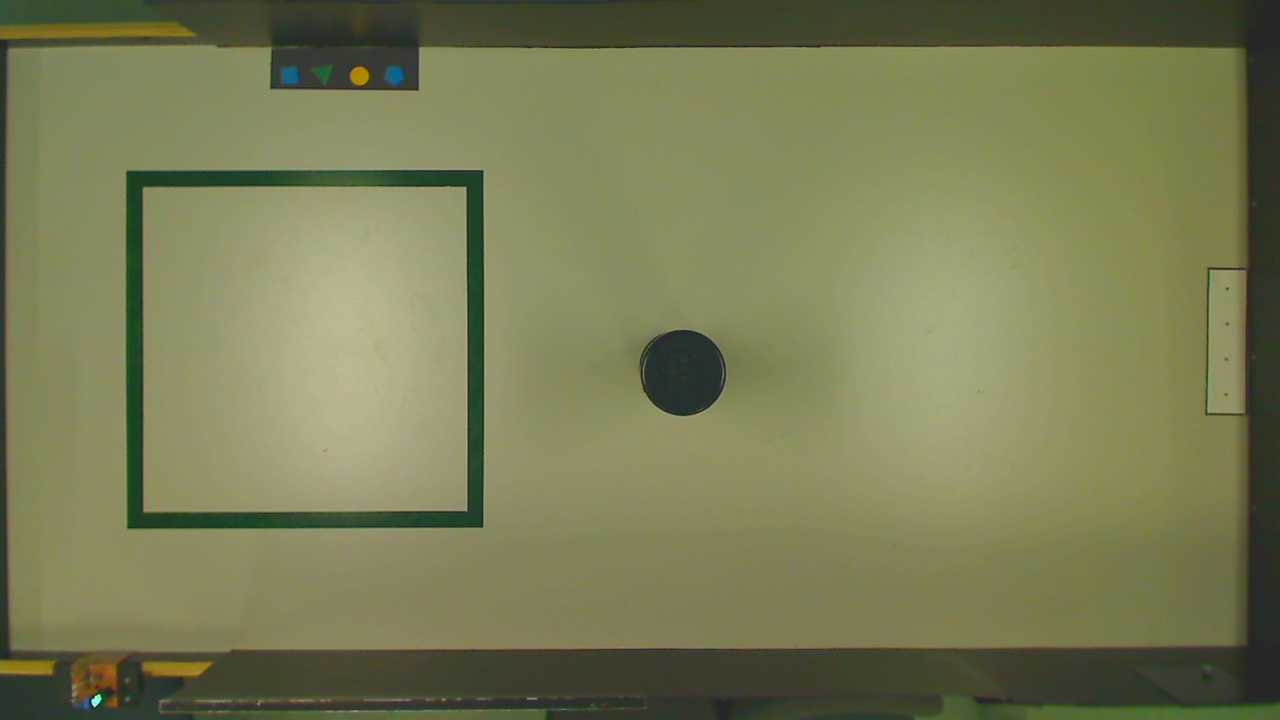
#> input picture tests/Domain/OneObstacle/picture_3_1280_720_rip0.jpg, 1280 x 720 px; its folder holds only this picture in this run
$ python -i 1ObstacleDetectionTest.py   (imports and definitions only)
#> lines starting #> are read from the running program, lines starting #| are printed output that depends on the picture; after the words box and inside, x2 and y2 are one past the last pixel; in counts of white or black regions, pixels touching at a corner belong together
import unittest
import cv2
import os
from Domain.ObstaclesDetector import ObstaclesDetector
from Domain.HSVColorsAndConfig import *
from os import listdir, path
from os.path import isfile, join


class LocalDirectoryImageRepository():

    def __init__(self, directory_path: str):
#> further down, picture is the input picture: shape (720, 1280, 3); mean B, G, R 84.6, 123.6, 121.2
        self.directory = directory_path
        self.files = [f for f in listdir('.') if isfile(join(self.directory, f))]
        self.current_file = path.basename(self.files[0])
        self.files.sort()

    # [8 lines left out: function get_next_image, not called in this run]

    def get_current_file(self):
        return self.current_file

    def more_images(self):
        return self.files


TRAINING_DATA_DIRECTORY = ""
test_data = LocalDirectoryImageRepository(TRAINING_DATA_DIRECTORY)

def table (image):
    cimage=cv2.cvtColor(image.copy(), cv2.COLOR_BGR2HSV)
#> cimage: shape (720, 1280, 3); mean H, S, V 33.2, 83.3, 124.8
    mask = cv2.inRange(cimage, LOWER_BLACK_HSV, UPPER_BLACK_HSV)
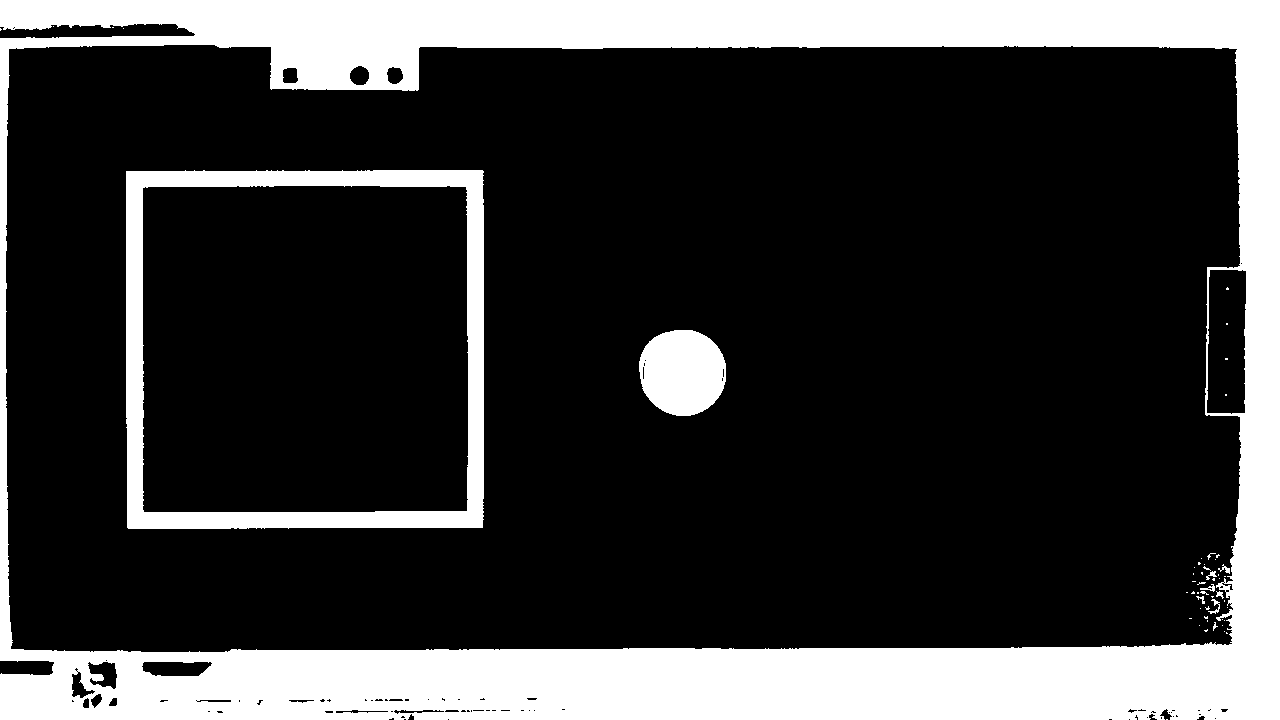
#> mask: shape (720, 1280); 22.9% white; 54 white regions (45 under 20 px), largest, box (x1, y1, x2, y2) and area: (0, 0, 1280, 720) 182266, (126, 170, 484, 529) 22516, (639, 330, 726, 416) 5954
    kernel = cv2.getStructuringElement(cv2.MORPH_RECT, ksize=(3, 3))
    mask = cv2.morphologyEx(mask, cv2.MORPH_OPEN, kernel=kernel)
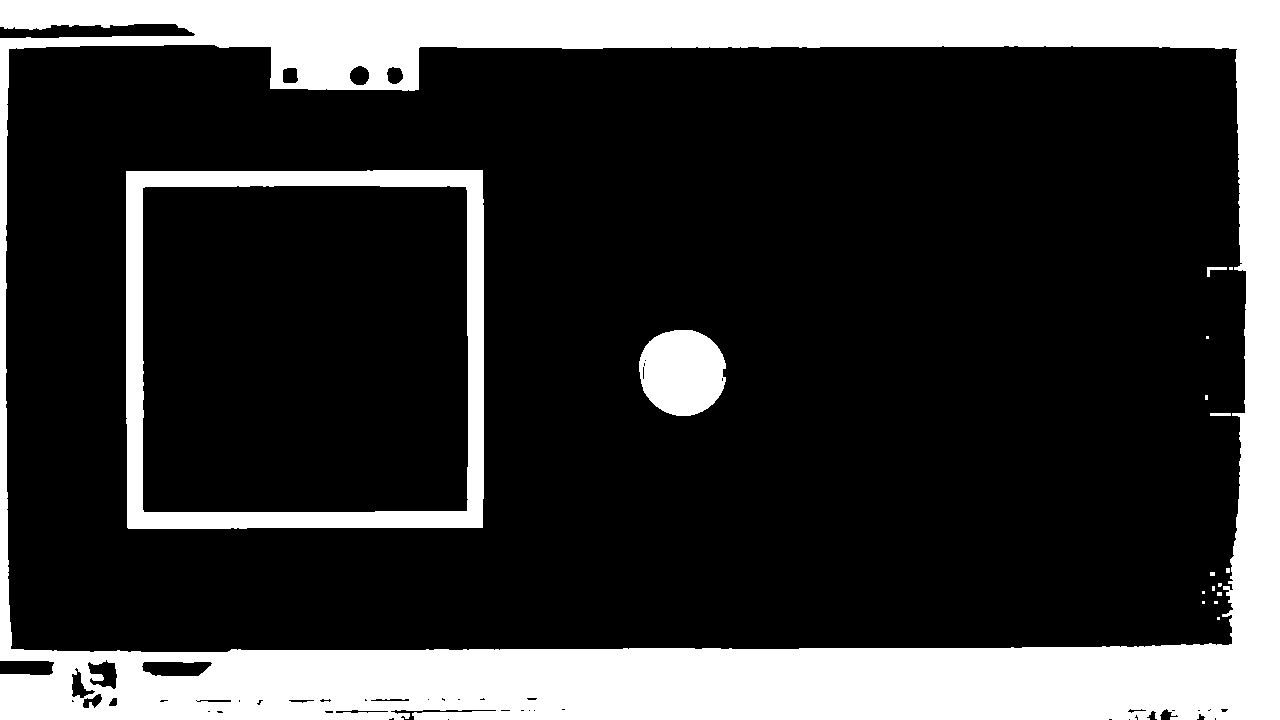
#> mask: shape (720, 1280); 22.8% white; 17 white regions (9 under 20 px), largest, box (x1, y1, x2, y2) and area: (0, 0, 1280, 720) 181447, (126, 170, 484, 529) 22436, (639, 330, 726, 416) 5937
    mask = cv2.morphologyEx(mask, cv2.MORPH_CLOSE, kernel=kernel, iterations=3)
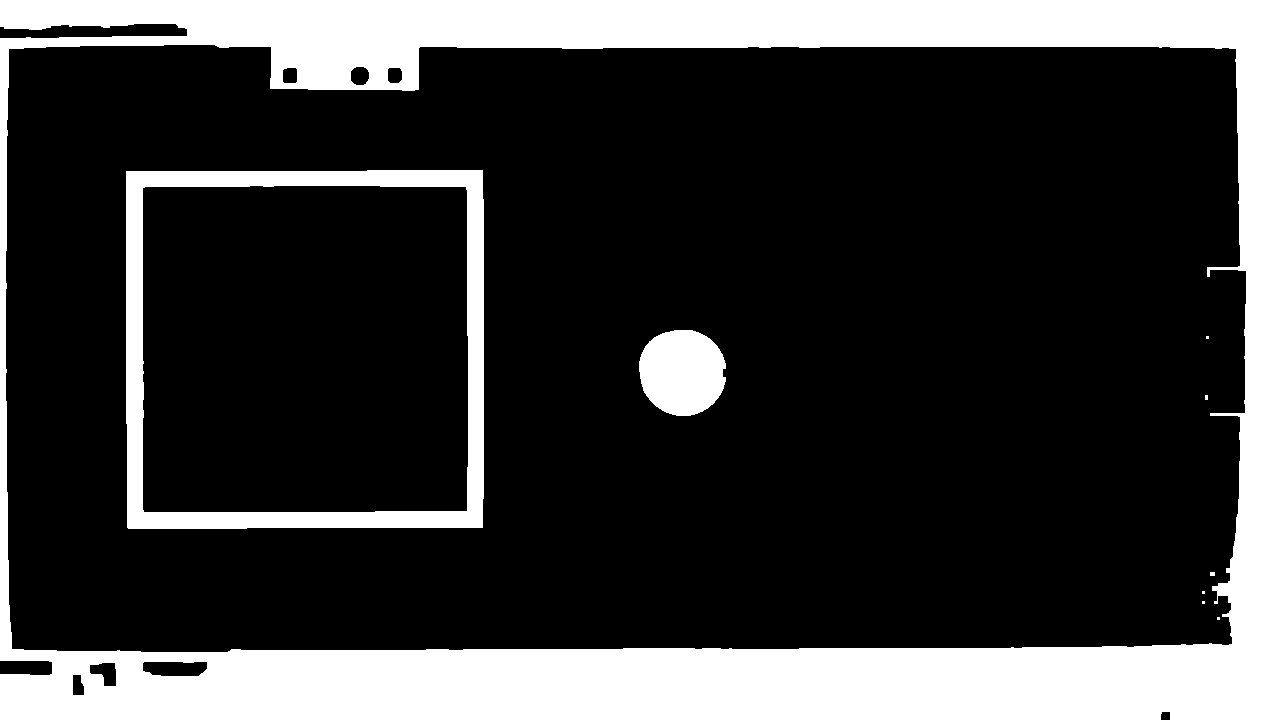
#> mask: shape (720, 1280); 23% white; 9 white regions (5 under 20 px)
    contours, hierarchy = cv2.findContours(mask, cv2.RETR_LIST, cv2.CHAIN_APPROX_SIMPLE)
#> contours = 17 contours, 6 with area under 20; largest, box (x1, y1, x2, y2) and area: (0, 0, 1280, 720) 916652, (5, 44, 1247, 653) 735517, (126, 170, 484, 529) 127167, (142, 185, 469, 513) 106065, (639, 330, 726, 416) 5830
    contours = sorted(contours, key=cv2.contourArea, reverse=True)[:5]
#> contours = 5 contours; box (x1, y1, x2, y2) and area: (0, 0, 1280, 720) 916652, (5, 44, 1247, 653) 735517, (126, 170, 484, 529) 127167, (142, 185, 469, 513) 106065, (639, 330, 726, 416) 5830
    found = False
    for c in contours:
        contour_length = cv2.arcLength(c, True)
        polygon_points = cv2.approxPolyDP(c, 0.02 * contour_length, True)
        area = cv2.contourArea(polygon_points)
        if area >= MIN_TABLE_AREA and area < MAX_TABLE_AREA:
            x, y, w, h = cv2.boundingRect(polygon_points)
            return x,y,w,h
#> this loop made 2 passes
#> (contour_length, polygon_points, area, x, y, w, h) on pass 2: (3992.3, [[8, 49], [1235, 48], [1232, 643], [12, 649]], 731043, 8, 48, 1228, 602)

    if found ==False:
        print("TwoObstacle")


class OneObstacleTest(unittest.TestCase):
    # [17 lines left out: function testmain, not called in this run]


# [2 lines not run here, left out]

>>> import cv2
>>> picture = cv2.imread('picture_3_1280_720_rip0.jpg')
>>> result = table(picture)
#> result = (8, 48, 1228, 602)

$ run again, on tests/Domain/OneObstacle/picture_3_1280_720_rip1.jpg
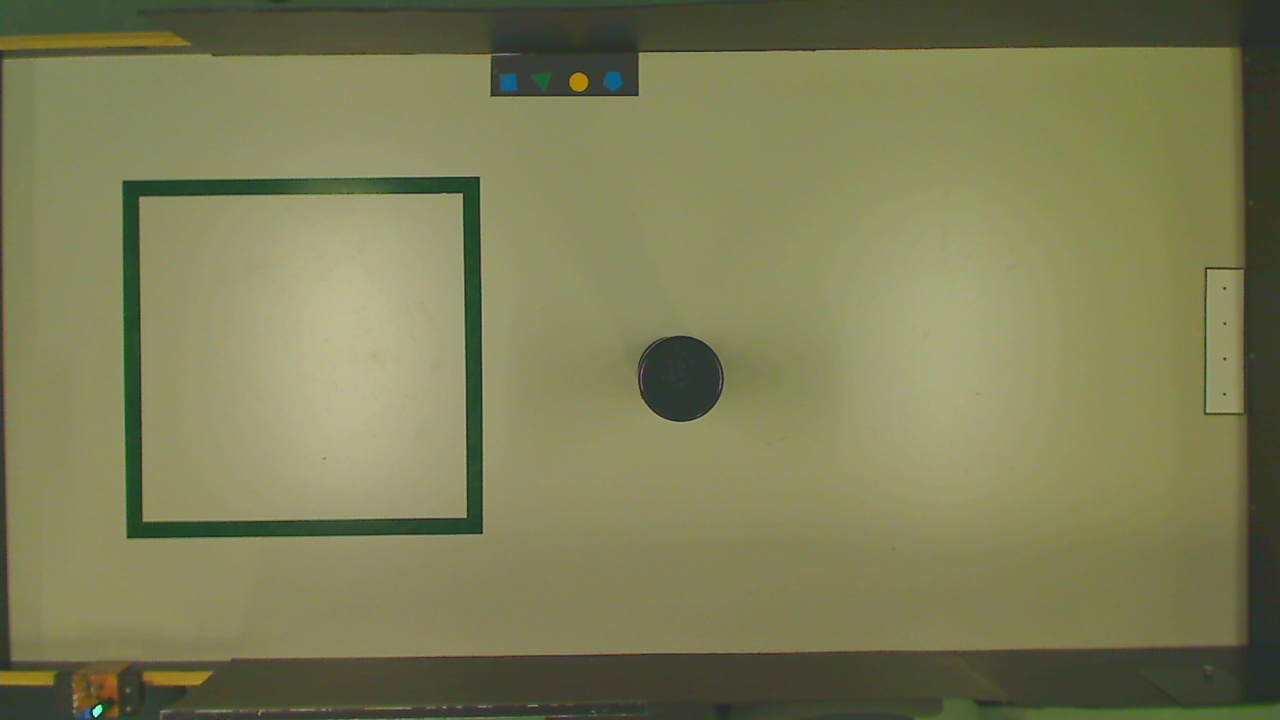
#> input picture tests/Domain/OneObstacle/picture_3_1280_720_rip1.jpg, 1280 x 720 px
#> picture is the input picture: shape (720, 1280, 3); mean B, G, R 86.2, 125.4, 124.3
#> cimage: shape (720, 1280, 3); mean H, S, V 32.1, 82.7, 127.1
#> in table, `mask = cv2.inRange(cimage, LOWER_BLACK_HSV, UPPER_BLACK_HSV)`:
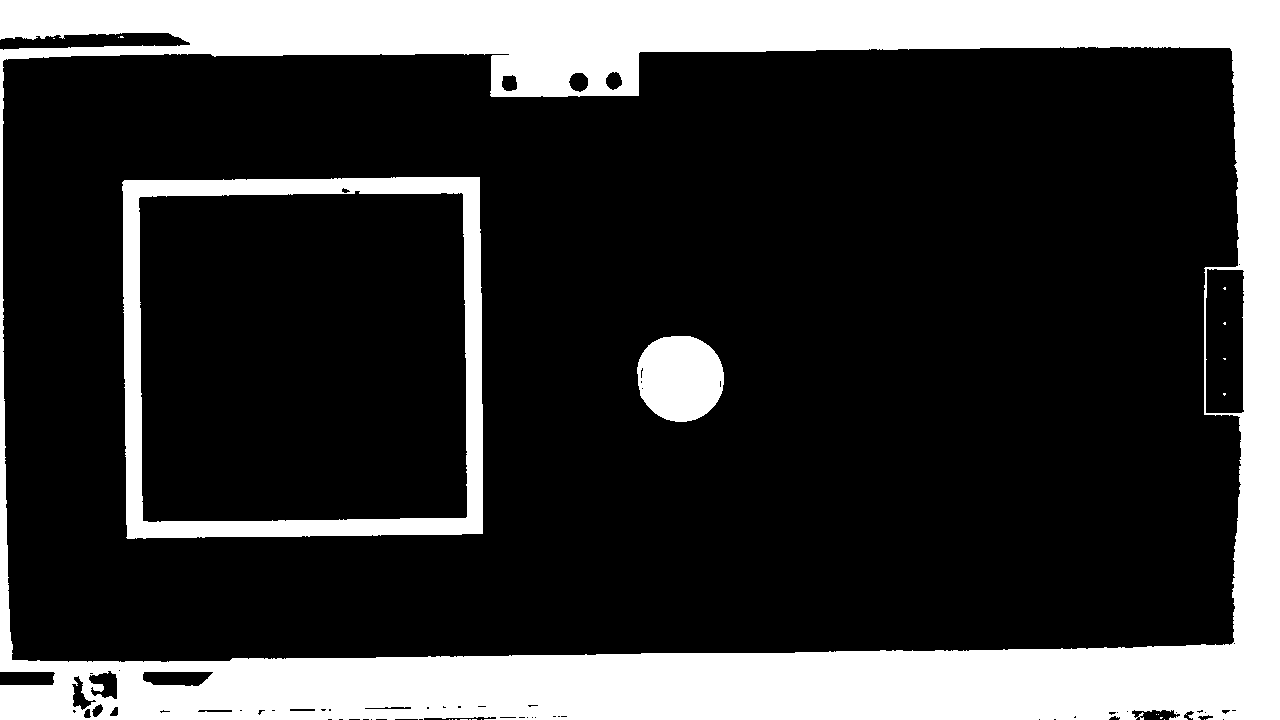
#> mask: shape (720, 1280); 22.7% white; 22 white regions (19 under 20 px), largest, box (x1, y1, x2, y2) and area: (0, 0, 1280, 720) 180237, (122, 177, 483, 539) 22499, (637, 336, 724, 422) 5969
#> in table, `mask = cv2.morphologyEx(mask, cv2.MORPH_CLOSE, kernel=kernel, iteratio..`:
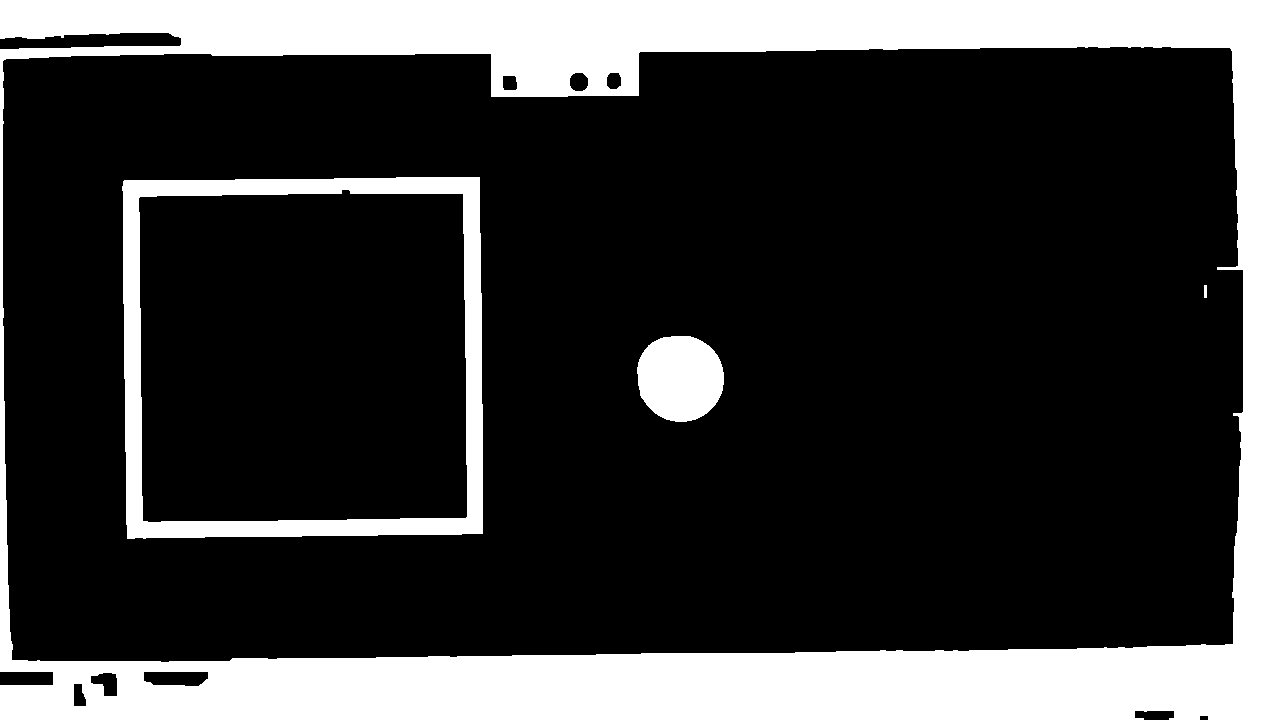
#> mask: shape (720, 1280); 22.7% white; 4 white regions
#> in table, `contours, hierarchy = cv2.findContours(mask, cv2.RETR_LIST, cv2.CHAIN_..`: contours = 12 contours; largest, box (x1, y1, x2, y2) and area: (0, 0, 1280, 720) 916194, (2, 46, 1244, 663) 737224, (122, 177, 483, 539) 127190, (138, 189, 468, 523) 106068, (637, 336, 724, 422) 5864
#> in table, `contours = sorted(contours, key=cv2.contourArea, reverse=True)[:5]`: contours = 5 contours; box (x1, y1, x2, y2) and area: (0, 0, 1280, 720) 916194, (2, 46, 1244, 663) 737224, (122, 177, 483, 539) 127190, (138, 189, 468, 523) 106068, (637, 336, 724, 422) 5864
#> the loop in table, `for c in contours:` made 2 passes
#> (contour_length, polygon_points, area, x, y, w, h) on pass 2: (3839.5, [[1232, 51], [1232, 644], [11, 659], [6, 58]], 730457, 6, 51, 1227, 609)
#> result = (6, 51, 1227, 609)
